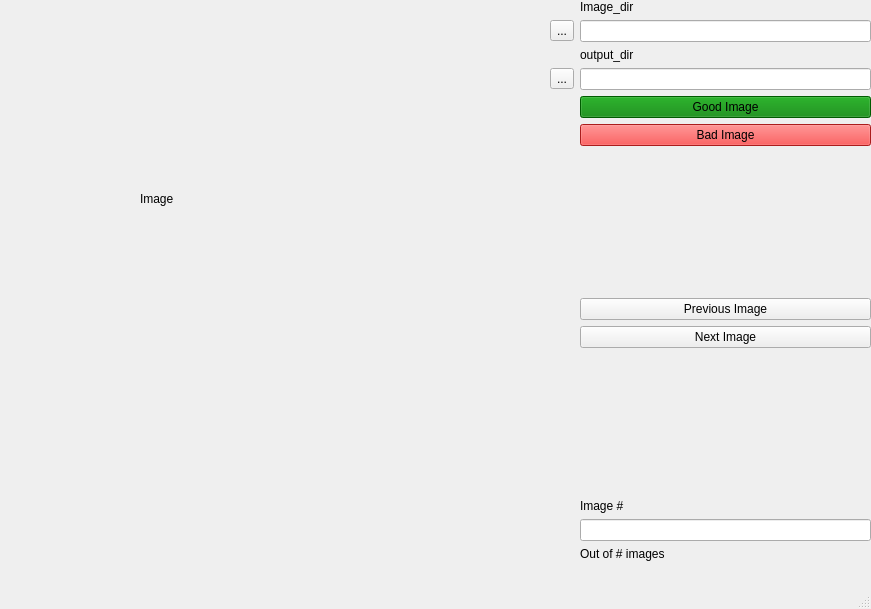
<?xml version="1.0" encoding="UTF-8"?>
<ui version="4.0">
 <class>MainWindow</class>
 <widget class="QMainWindow" name="MainWindow">
  <property name="geometry">
   <rect>
    <x>0</x>
    <y>0</y>
    <width>871</width>
    <height>609</height>
   </rect>
  </property>
  <property name="windowTitle">
   <string>MainWindow</string>
  </property>
  <widget class="QWidget" name="centralwidget">
   <widget class="QWidget" name="formLayoutWidget">
    <property name="geometry">
     <rect>
      <x>550</x>
      <y>0</y>
      <width>321</width>
      <height>561</height>
     </rect>
    </property>
    <layout class="QFormLayout" name="formLayout">
     <item row="0" column="1">
      <widget class="QLabel" name="label">
       <property name="text">
        <string>Image_dir</string>
       </property>
      </widget>
     </item>
     <item row="1" column="0">
      <widget class="QToolButton" name="image_dir_button">
       <property name="text">
        <string>...</string>
       </property>
      </widget>
     </item>
     <item row="1" column="1">
      <widget class="QLineEdit" name="image_dir_line"/>
     </item>
     <item row="2" column="1">
      <widget class="QLabel" name="label_2">
       <property name="text">
        <string>output_dir</string>
       </property>
      </widget>
     </item>
     <item row="3" column="0">
      <widget class="QToolButton" name="output_dir_button">
       <property name="text">
        <string>...</string>
       </property>
      </widget>
     </item>
     <item row="3" column="1">
      <widget class="QLineEdit" name="output_dir_line"/>
     </item>
     <item row="4" column="1">
      <widget class="QPushButton" name="good_button">
       <property name="styleSheet">
        <string notr="true">background-color:green
</string>
       </property>
       <property name="text">
        <string>Good Image</string>
       </property>
      </widget>
     </item>
     <item row="5" column="1">
      <widget class="QPushButton" name="bad_button">
       <property name="styleSheet">
        <string notr="true">background-color:rgb(239, 41, 41)</string>
       </property>
       <property name="text">
        <string>Bad Image</string>
       </property>
      </widget>
     </item>
     <item row="6" column="1">
      <spacer name="verticalSpacer">
       <property name="orientation">
        <enum>Qt::Vertical</enum>
       </property>
       <property name="sizeHint" stdset="0">
        <size>
         <width>20</width>
         <height>40</height>
        </size>
       </property>
      </spacer>
     </item>
     <item row="7" column="1">
      <widget class="QPushButton" name="previous_button">
       <property name="text">
        <string>Previous Image</string>
       </property>
      </widget>
     </item>
     <item row="8" column="1">
      <widget class="QPushButton" name="next_button">
       <property name="text">
        <string>Next Image</string>
       </property>
      </widget>
     </item>
     <item row="11" column="1">
      <widget class="QLineEdit" name="image_counter_line"/>
     </item>
     <item row="10" column="1">
      <widget class="QLabel" name="label_3">
       <property name="text">
        <string>Image #</string>
       </property>
      </widget>
     </item>
     <item row="9" column="1">
      <spacer name="verticalSpacer_2">
       <property name="orientation">
        <enum>Qt::Vertical</enum>
       </property>
       <property name="sizeHint" stdset="0">
        <size>
         <width>20</width>
         <height>40</height>
        </size>
       </property>
      </spacer>
     </item>
     <item row="12" column="1">
      <widget class="QLabel" name="total_images_label">
       <property name="text">
        <string>Out of # images</string>
       </property>
      </widget>
     </item>
    </layout>
   </widget>
   <widget class="QLabel" name="image_setter">
    <property name="geometry">
     <rect>
      <x>140</x>
      <y>190</y>
      <width>67</width>
      <height>17</height>
     </rect>
    </property>
    <property name="text">
     <string>Image</string>
    </property>
   </widget>
  </widget>
  <widget class="QMenuBar" name="menubar">
   <property name="geometry">
    <rect>
     <x>0</x>
     <y>0</y>
     <width>871</width>
     <height>22</height>
    </rect>
   </property>
  </widget>
  <widget class="QStatusBar" name="statusbar"/>
 </widget>
 <resources/>
 <connections/>
</ui>
